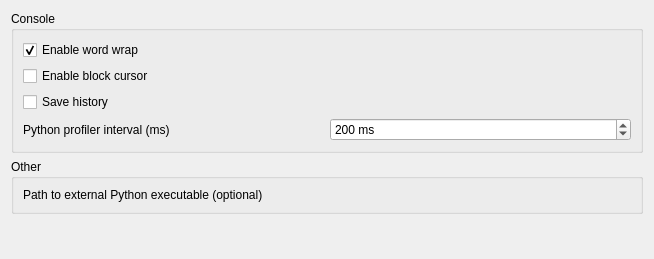
<?xml version="1.0" encoding="UTF-8"?>
<ui version="4.0">
 <class>Gui::Dialog::DlgSettingsPythonConsole</class>
 <widget class="QWidget" name="Gui::Dialog::DlgSettingsPythonConsole">
  <property name="geometry">
   <rect>
    <x>0</x>
    <y>0</y>
    <width>654</width>
    <height>259</height>
   </rect>
  </property>
  <property name="windowTitle">
   <string>General</string>
  </property>
  <layout class="QGridLayout" name="gridLayout_2">
   <item row="0" column="0">
    <widget class="QGroupBox" name="GroupBox_console">
     <property name="title">
      <string>Console</string>
     </property>
     <layout class="QGridLayout" name="gridLayout">
      <item row="0" column="0">
       <widget class="Gui::PreauracadheckBox" name="PythonWordWrap">
        <property name="toolTip">
         <string>Words will be wrapped when they exceed available
horizontal space in Python console</string>
        </property>
        <property name="text">
         <string>Enable word wrap</string>
        </property>
        <property name="checked">
         <bool>true</bool>
        </property>
        <property name="prefEntry" stdset="0">
         <cstring>PythonWordWrap</cstring>
        </property>
        <property name="prefPath" stdset="0">
         <cstring>PythonConsole</cstring>
        </property>
       </widget>
      </item>
      <item row="1" column="0">
       <widget class="Gui::PreauracadheckBox" name="PythonBlockCursor">
        <property name="toolTip">
         <string>The cursor shape will be a block</string>
        </property>
        <property name="text">
         <string>Enable block cursor</string>
        </property>
        <property name="checked">
         <bool>false</bool>
        </property>
        <property name="prefEntry" stdset="0">
         <cstring>PythonBlockCursor</cstring>
        </property>
        <property name="prefPath" stdset="0">
         <cstring>PythonConsole</cstring>
        </property>
       </widget>
      </item>
      <item row="2" column="0">
       <widget class="Gui::PreauracadheckBox" name="PythonSaveHistory">
        <property name="toolTip">
         <string>Saves Python history across sessions</string>
        </property>
        <property name="text">
         <string>Save history</string>
        </property>
        <property name="checked">
         <bool>false</bool>
        </property>
        <property name="prefEntry" stdset="0">
         <cstring>SavePythonHistory</cstring>
        </property>
        <property name="prefPath" stdset="0">
         <cstring>PythonConsole</cstring>
        </property>
       </widget>
      </item>
      <item row="3" column="0">
       <widget class="QLabel" name="labelProfilerInterval">
        <property name="text">
         <string>Python profiler interval (ms)</string>
        </property>
       </widget>
      </item>
      <item row="3" column="1">
       <widget class="Gui::PrefSpinBox" name="ProfilerInterval">
        <property name="toolTip">
         <string>The interval in milliseconds at which the profiler runs when there is Python code running (to keep the GUI responding). Set to 0 to disable.</string>
        </property>
        <property name="suffix">
         <string> ms</string>
        </property>
        <property name="minimum">
         <number>0</number>
        </property>
        <property name="maximum">
         <number>5000</number>
        </property>
        <property name="value">
         <number>200</number>
        </property>
        <property name="prefEntry" stdset="0">
         <cstring>ProfilerInterval</cstring>
        </property>
        <property name="prefPath" stdset="0">
         <cstring>PythonConsole</cstring>
        </property>
       </widget>
      </item>
     </layout>
    </widget>
   </item>
   <item row="1" column="0">
   <widget class="QGroupBox" name="GroupBox_other">
     <property name="title">
      <string>Other</string>
     </property>
    <layout class="QGridLayout" name="gridLayout_3">
     <item row="0" column="0">
      <widget class="QLabel" name="auracadlabel">
       <property name="text">
        <string>Path to external Python executable (optional)</string>
       </property>
      </widget>
     </item>
     <item row="0" column="1">
      <widget class="Gui::PrefFileChooser" name="PathToPythonExecutable" native="true">
       <property name="sizePolicy">
        <sizepolicy hsizetype="Expanding" vsizetype="Preferred">
         <horstretch>0</horstretch>
         <verstretch>0</verstretch>
        </sizepolicy>
       </property>
       <property name="minimumSize">
        <size>
         <width>300</width>
         <height>0</height>
        </size>
       </property>
       <property name="toolTip">
        <string>Used for package installation with pip and debugging with debugpy. Autodetected if needed and not specified.</string>
       </property>
       <property name="prefEntry" stdset="0">
        <cstring>PathToPythonExecutable</cstring>
       </property>
       <property name="prefPath" stdset="0">
        <cstring>PythonConsole</cstring>
       </property>
      </widget>
     </item>
    </layout>
    </widget>
   </item>
      <item row="2" column="0">
    <spacer name="verticalSpacer">
     <property name="orientation">
      <enum>Qt::Vertical</enum>
     </property>
     <property name="sizeHint" stdset="0">
      <size>
       <width>20</width>
       <height>63</height>
      </size>
     </property>
    </spacer>
   </item>
  </layout>
 </widget>
 <customwidgets>
  <customwidget>
   <class>Gui::PreauracadheckBox</class>
   <extends>QCheckBox</extends>
   <header>Gui/PrefWidgets.h</header>
  </customwidget>
  <customwidget>
   <class>Gui::PrefSpinBox</class>
   <extends>QSpinBox</extends>
   <header>Gui/PrefWidgets.h</header>
  </customwidget>
    <customwidget>
   <class>Gui::PrefFileChooser</class>
   <extends>QWidget</extends>
   <header>Gui/PrefWidgets.h</header>
  </customwidget>
 </customwidgets>
 <resources/>
 <connections/>
</ui>
